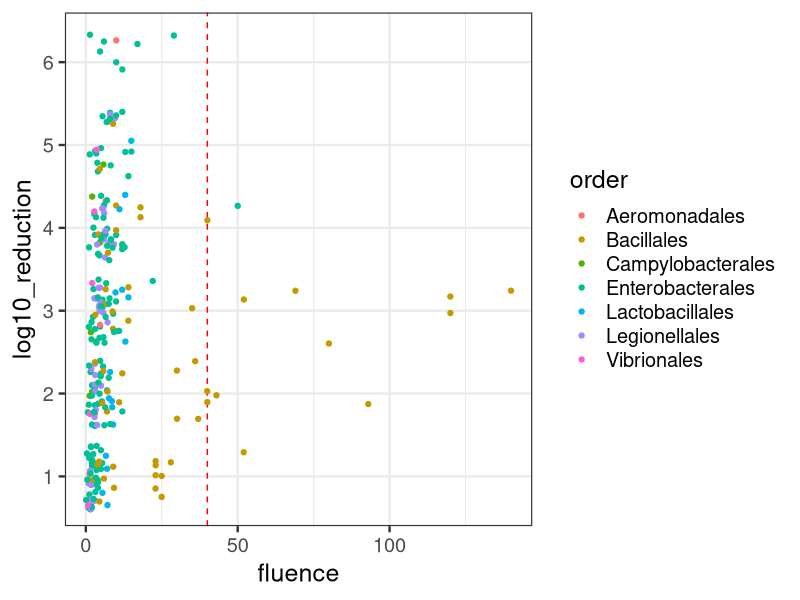
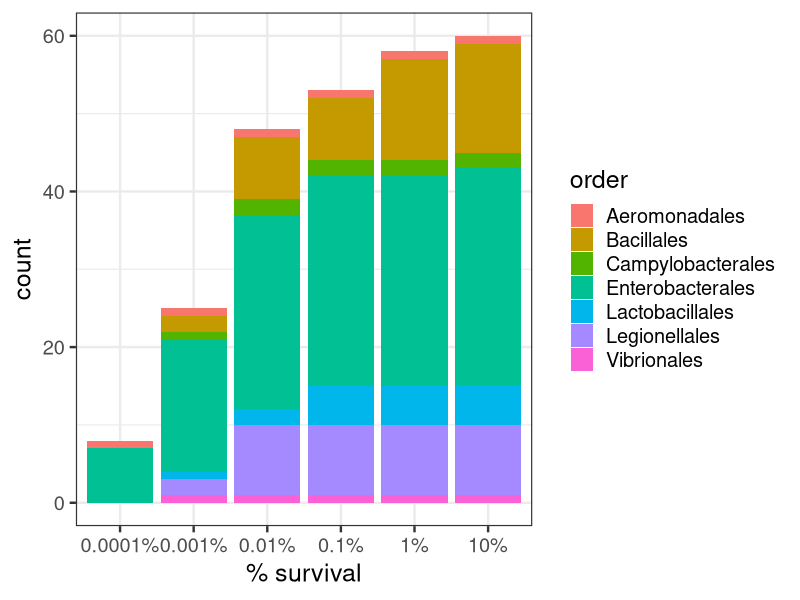

Recreate these plots in R, in order. (Note: this script raises an error after producing the figures.)
## ---- chunk 1
#| label: load-packages
#| include: false
library(tidyverse)
library(scales)
setwd("~/Desktop/UV/")
## ---- chunk 2
#| label: load-data

# making list to filter out kingdoms we are not interested in
remove <- c("Animalia", "Plantae","Fungi","Protozoa","Archaea","Virus")

# read in UV data
UV <- read.csv("UV_full.csv", header=TRUE)

# rename columns
names(UV) <- c("kingdom", 'phyla',	'class',	'order',	'family',	'genera',	'gram',	"species",	"number",	"method",	"type",	"host",	"lamp",	"wavelength",	"1",	"2",	"3",	"4",	"5",	"6",	"protocol",	"tailing",	"antibiotic_resistant",	"reference",	"action_spectrum", "pathogen")

# pivot table from wider to longer on fluence value required for log10 reduction of microbe
UV <-  pivot_longer(UV, c("1",	"2",	"3",	"4",	"5",	"6"), names_to = "log10_reduction", values_to = "fluence") %>% 
  # use log10 reduction as number
  #transform(log10_reduction = as.numeric(log10_reduction)) %>% 
  # remove empty rows with no UV data
  filter(!is.na(fluence)) %>% 
  # select specific columns to take forward
  select("kingdom", 'order',	'genera',	'gram',	"species",	"lamp",	"wavelength",	"antibiotic_resistant",	"pathogen", "log10_reduction", "fluence") %>%
  # filter out unwanted kingdoms
  filter(!kingdom %in% remove) %>%
  # filter out non-pathogens
  filter(pathogen == "Y") %>%
  # thresholding fluence
  filter(fluence >= 0 & fluence <= 500)

# add conditional column of % survival based on log10_reduction
UV <- mutate(UV,
             percent_survival = case_when(log10_reduction == 1 ~ "10%",
                                       log10_reduction == 2 ~ "1%",
                                       log10_reduction == 3 ~ "0.1%",
                                       log10_reduction == 4 ~ "0.01%",
                                       log10_reduction == 5 ~ "0.001%",
                                       log10_reduction == 6 ~ "0.0001%"))
## ---- chunk 3
#| label: fig-scatterplot
#| fig-cap: "Log10 reduction in bacterial load at increasing UV fluence"
#| fig-width: 6
#| fig-height: 3.5

cbp1 <- c("#999999", "#E69F00", "#CC79A7", "#56B4E9",
          "#F0E442", "#0072B2", "#D55E00", "#009E73")

ggplot(UV, aes(x=fluence, y=log10_reduction)) +
  theme_bw(base_size=18) +  
  geom_vline(xintercept=40, linetype="dashed", color = "red") +
  geom_jitter(aes(col=order))
## ---- chunk 4
#| label: fig-histogram1
#| fig-cap: "Using a 40 mJ/cm lamp (or weaker), expected survival of bacteria"
#| fig-width: 6
#| fig-height: 3.5

UV_2 <- filter(UV, fluence<=40)
ggplot(UV_2, aes(x=percent_survival,fill=order)) +
  theme_bw(base_size=18) + 
  geom_bar() +
  labs(x="% survival")
## ---- chunk 5
#| label: fig-histogram2
#| fig-cap: "Using a 40 mJ/cm lamp (or greater), expected survival of >0.01% of pathogen pop."
#| fig-width: 6
#| fig-height: 3.5

UV_2 <- filter(UV, fluence>40 & log10_reduction <3)
ggplot(UV_2, aes(x=order)) +
  theme_bw(base_size=18) + 
  geom_histogram() 
## ---- chunk 6
#| label: scraps
#| include: false
  #geom_smooth(aes(col=kingdom),method = "lm") +
  #scale_color_manual(values=cbp1) 
  #labs(x="Log10 Reduction", y="Fluence (mJ/cm2)", title="% reduction, pathogenic species") +
  #scale_y_continuous(trans = log10_trans(), breaks = trans_breaks("log10", function(x) 10^x), labels = trans_format("log10", math_format(10^.x)))

# UV %>% 
#   select("kingdom", 'phyla',	'class',	'order',	'family',	'genera',	'gram',	"species",	"number",	"method",	"type",	"host",	"lamp",	"wavelength",	"protocol",	"tailing",	"antibiotic_resistant",	"reference",	"action_spectrum", "pathogen", "percent_reduction", "fluence") %>% 
#   filter(!kingdom %in% remove) %>%
#   #filter(!percent_reduction ==	"99.9999%") %>%
#   #filter(!percent_reduction == "99.999%") %>%
#   filter(pathogen == "Y") %>%
#   filter(kingdom == "Bacteria") %>% 
#   ggplot(aes(x=percent_reduction, y=fluence)) +
#   theme_bw(base_size=18) +  
#   geom_hline(yintercept=40, linetype="dashed", color = "red") +
#   geom_boxplot(position = position_dodge(preserve = "single")) +
#   labs(x="Percent Reduction", y="Fluence (mJ/cm2)", title="% reduction, pathogenic bacterial species") 
#   #scale_y_continuous(trans = log10_trans(), breaks = trans_breaks("log10", function(x) 10^x), labels = trans_format("log10", math_format(10^.x)))
# UV %>% 
#   filter(kingdom== "Bacteria") %>% 
#   filter(pathogen == "Y") %>% 
#   #filter(fluence > 40) %>% 
#   write.csv("bacteria3.csv")
# 
# UV_bacteria <- filter(UV, !is.na(gram))
# UV_bacteria <- filter(UV_bacteria, log_reduction =="log_2")
# 
# UV_bacteria %>% 
#   ggplot(aes(x=percent_reduction, y=fluence)) + 
#   geom_boxplot() +
#   theme_bw(base_size=18) +
#   #coord_cartesian(ylim=c(0,20)) +
#   labs(x="Percent Reduction in Bacteria", y="Fluence (mJ/cm2)")
#   #scale_y_continuous(trans = log10_trans(), breaks = trans_breaks("log10", function(x) 10^x), labels = trans_format("log10", math_format(10^.x)))
# 
# UV %>%
#   filter(species == "Listeria monocytogenes") %>%
#   ggplot(aes(x=percent_reduction, y=fluence)) +
#   geom_point(size=3) +
#   theme_bw(base_size=18) +
#   #scale_x_continuous(breaks = scales::pretty_breaks(n = 10)) +
#   geom_hline(yintercept=40, linetype="dashed", color = "red") +
#   #scale_fill_manual(values=c("#E69F00", "#56B4E9", "#009E73", "#F0E442", "#0072B2", "#D55E00", "#CC79A7")) +
#   labs(x="Reduction in Listeria monocytogenes", y="UV Fluence (mJ/cm2)")
# 
# UV %>%
#   filter(str_detect(species, "Cryptosporidium*")) %>%
#   ggplot(aes(x=percent_reduction, y=fluence)) +
#   geom_boxplot() +
#   theme_bw(base_size=18) +
#   #scale_x_continuous(breaks = scales::pretty_breaks(n = 10)) +
#   geom_hline(yintercept=40, linetype="dashed", color = "red") +
#   #scale_fill_manual(values=c("#E69F00", "#56B4E9", "#009E73", "#F0E442", "#0072B2", "#D55E00", "#CC79A7")) +
#   labs(x="Reduction in Cryptosporidium", y="UV Fluence (mJ/cm2)")
# 
# UV %>%
#   filter(str_detect(species, "Salmonella*")) %>%
#   ggplot(aes(x=percent_reduction, y=fluence)) +
#   geom_boxplot() +
#   theme_bw(base_size=18) +
#   #scale_x_continuous(breaks = scales::pretty_breaks(n = 10)) +
#   geom_hline(yintercept=40, linetype="dashed", color = "red") +
#   #scale_fill_manual(values=c("#E69F00", "#56B4E9", "#009E73", "#F0E442", "#0072B2", "#D55E00", "#CC79A7")) +
#   labs(x="Reduction in Salmonella", y="UV Fluence (mJ/cm2)")
# 
# 
# UV %>%
#   filter(str_detect(species, "Legionella*")) %>%
#   ggplot(aes(x=percent_reduction, y=fluence)) +
#   geom_boxplot() +
#   theme_bw(base_size=18) +
#   #scale_x_continuous(breaks = scales::pretty_breaks(n = 10)) +
#   geom_hline(yintercept=40, linetype="dashed", color = "red") +
#   #scale_fill_manual(values=c("#E69F00", "#56B4E9", "#009E73", "#F0E442", "#0072B2", "#D55E00", "#CC79A7")) +
#   labs(x="Reduction in Legionella", y="UV Fluence (mJ/cm2)")
# 
# 
# UV %>%
#   filter(str_detect(number, "O157.*")) %>% 
#   ggplot(aes(y=fluence, x=log10_reduction)) +
#   geom_boxplot() +
#   theme_bw(base_size=18) +
#   geom_hline(yintercept=40, linetype="dashed", color = "red") +
#   scale_y_continuous(breaks = scales::pretty_breaks(n = 10)) +
#   #scale_fill_manual(values=c("#E69F00", "#56B4E9", "#009E73", "#F0E442", "#0072B2", "#D55E00", "#CC79A7")) +
#   labs(x="Log 10 Reduction in E. coli 0157:H7", y="UV Fluence (mJ/cm2)")
# 
# UV_all <- filter(UV, log_reduction == "log_1")
# ggplot(UV_all, aes(x=kingdom, y=fluence)) + 
#   geom_jitter(aes(col=phyla)) +
#   geom_hline(yintercept=40, linetype="dashed", color = "red") +
#   labs(x="Kingdom", y="Fluence (mJ/cm2)", title="dose required for 1-log reduction") +
#   theme(legend.position = "none") +
#   scale_y_continuous(trans = log10_trans(), breaks = trans_breaks("log10", function(x) 10^x), labels = trans_format("log10", math_format(10^.x)))
# 
# ####FSA####
# FSA <- read.csv("FSA.csv", header=TRUE)
# 
# FSA %>%
#   arrange(desc(Cases_Median)) %>% 
#   mutate(Kingdom=factor(Kingdom, levels=Kingdom)) %>% 
#   ggplot(aes(x=Kingdom, y=Cases_Median)) +
#   geom_col() +
#   labs(y="Median cases in UK", x=NULL) +
#   theme_bw()
# 
# FSA %>%
#   arrange(desc(Hospital_median)) %>% 
#   mutate(Species=factor(Species, levels=Species)) %>% 
#   ggplot(aes(x=Species, y=Hospital_median)) +
#   geom_col(aes(fill=Kingdom)) +
#   labs(y="Median hospitalisations in UK", x=NULL) +
#   theme_bw() +
#   scale_y_continuous(trans = log10_trans(), breaks = trans_breaks("log10", function(x) 10^x), labels = trans_format("log10", math_format(10^.x))) +
#   theme(axis.text.x = element_text(angle = 90, vjust = 0.5, hjust=1))
# 
# FSA %>% 
#   mutate(percent=Hospital_median/Cases_Median*100) %>%
#   arrange(desc(percent)) %>% 
#   mutate(Species=factor(Species, levels=Species)) %>% 
#   ggplot(aes(x=Species, y=percent)) +
#   geom_col(aes(fill=Kingdom)) +
#   labs(y="% Hospitalisation", x=NULL) +
#   theme_bw() +
#   coord_cartesian(ylim=c(0,100)) +
#   theme(axis.text.x = element_text(angle = 90, vjust = 0.5, hjust=1))
#   
